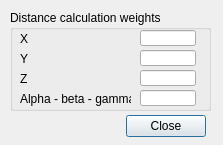
<?xml version="1.0" encoding="UTF-8"?>
<ui version="4.0">
 <class>CQDlgWorkSpaceMetric</class>
 <widget class="QDialog" name="CQDlgWorkSpaceMetric">
  <property name="geometry">
   <rect>
    <x>0</x>
    <y>0</y>
    <width>223</width>
    <height>145</height>
   </rect>
  </property>
  <property name="windowTitle">
   <string>Workspace Metric</string>
  </property>
  <property name="locale">
   <locale language="English" country="UnitedStates"/>
  </property>
  <widget class="QDialogButtonBox" name="qqClose">
   <property name="geometry">
    <rect>
     <x>15</x>
     <y>110</y>
     <width>191</width>
     <height>32</height>
    </rect>
   </property>
   <property name="standardButtons">
    <set>QDialogButtonBox::Close</set>
   </property>
  </widget>
  <widget class="QGroupBox" name="groupBox_2">
   <property name="geometry">
    <rect>
     <x>10</x>
     <y>10</y>
     <width>201</width>
     <height>101</height>
    </rect>
   </property>
   <property name="title">
    <string>Distance calculation weights</string>
   </property>
   <property name="flat">
    <bool>true</bool>
   </property>
   <widget class="QLabel" name="label_14">
    <property name="geometry">
     <rect>
      <x>10</x>
      <y>20</y>
      <width>111</width>
      <height>18</height>
     </rect>
    </property>
    <property name="text">
     <string>X</string>
    </property>
   </widget>
   <widget class="QLineEdit" name="qqX">
    <property name="geometry">
     <rect>
      <x>130</x>
      <y>20</y>
      <width>56</width>
      <height>16</height>
     </rect>
    </property>
   </widget>
   <widget class="QLabel" name="label_15">
    <property name="geometry">
     <rect>
      <x>10</x>
      <y>40</y>
      <width>111</width>
      <height>18</height>
     </rect>
    </property>
    <property name="text">
     <string>Y</string>
    </property>
   </widget>
   <widget class="QLabel" name="label_16">
    <property name="geometry">
     <rect>
      <x>10</x>
      <y>60</y>
      <width>111</width>
      <height>18</height>
     </rect>
    </property>
    <property name="text">
     <string>Z</string>
    </property>
   </widget>
   <widget class="QLabel" name="label_17">
    <property name="geometry">
     <rect>
      <x>10</x>
      <y>80</y>
      <width>111</width>
      <height>18</height>
     </rect>
    </property>
    <property name="text">
     <string>Alpha - beta - gamma</string>
    </property>
   </widget>
   <widget class="QLineEdit" name="qqY">
    <property name="geometry">
     <rect>
      <x>130</x>
      <y>40</y>
      <width>56</width>
      <height>16</height>
     </rect>
    </property>
   </widget>
   <widget class="QLineEdit" name="qqZ">
    <property name="geometry">
     <rect>
      <x>130</x>
      <y>60</y>
      <width>56</width>
      <height>16</height>
     </rect>
    </property>
   </widget>
   <widget class="QLineEdit" name="qqAbg">
    <property name="geometry">
     <rect>
      <x>130</x>
      <y>80</y>
      <width>56</width>
      <height>16</height>
     </rect>
    </property>
   </widget>
  </widget>
 </widget>
 <tabstops>
  <tabstop>qqClose</tabstop>
 </tabstops>
 <resources/>
 <connections/>
</ui>
